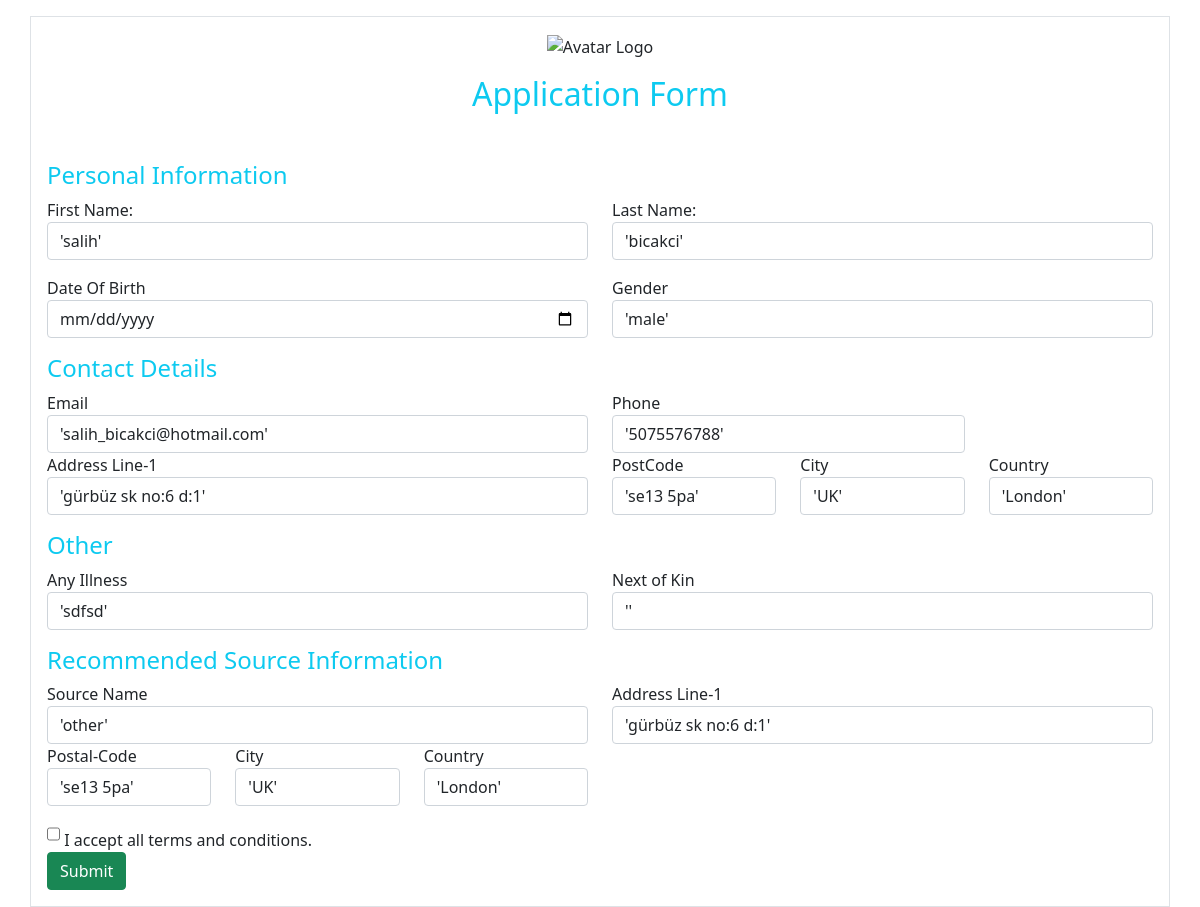
The page /applicationForm.php?id=2 (signed in) on the database its author committed.
### tables this page shows
CREATE TABLE `Users` (
  `id` int(11) NOT NULL AUTO_INCREMENT COMMENT 'Primary Key',
  `name` varchar(255) DEFAULT NULL,
  `surname` varchar(255) DEFAULT NULL,
  `photo` blob,
  `roleId` int(11) DEFAULT NULL,
  `create_time` datetime DEFAULT NULL COMMENT 'Create Time',
  `password` varchar(255) DEFAULT NULL,
  `username` varchar(255) NOT NULL,
  PRIMARY KEY (`id`)
);

CREATE TABLE `Applications` (
  `id` int(11) NOT NULL AUTO_INCREMENT COMMENT 'Primary Key',
  `userId` int(11) DEFAULT NULL,
  `birthdate` datetime DEFAULT NULL,
  `genderId` int(11) DEFAULT NULL,
  `contactPhone` varchar(15) DEFAULT NULL,
  `contactEmail` varchar(50) DEFAULT NULL,
  `contactAddress` varchar(250) DEFAULT NULL,
  `contactPostCode` varchar(50) DEFAULT NULL,
  `contactCityId` int(11) DEFAULT NULL,
  `contactCountyId` int(11) DEFAULT NULL,
  `otherIllness` varchar(250) DEFAULT NULL,
  `otherNextofKin` varchar(250) DEFAULT NULL,
  `recSourceId` int(11) DEFAULT NULL,
  `recAddress` varchar(250) DEFAULT NULL,
  `recPostCode` varchar(50) DEFAULT NULL,
  `recCityId` int(11) DEFAULT NULL,
  `recCountyId` int(11) DEFAULT NULL,
  `create_time` datetime DEFAULT NULL COMMENT 'Create Time',
  PRIMARY KEY (`id`)
);

### applicationForm.php (the view, shortened to what this page needs)
<?php
	include 'connection.php';
  $id = 0;
  if( isset( $_GET['id']) )
  {
      $id= $_GET['id'];
  }
  $userId=$_SESSION['userId'];
  $sql = "SELECT * from Users u  WHERE u.Id=$userId";
  $result = mysqli_query($con, $sql);
  $row = mysqli_fetch_array($result, MYSQLI_ASSOC);
  $sql1 = "SELECT a.* from Users u  inner JOIN Applications a on u.id=a.userId  WHERE a.Id=$id";
  $result1 = mysqli_query($con, $sql1);
  $row1 = mysqli_fetch_array($result1, MYSQLI_ASSOC);
?>
<!doctype html>
<html lang="en">
  <head>
    <link href="https://cdn.jsdelivr.net/npm/bootstrap@5.0.2/dist/css/bootstrap.min.css" rel="stylesheet">
  </head>
  <body>
    <div class="container mt-3 border p-3">
    <form name="Nameform" action="applicationCrud.php" method="post">
          <div class="row jumbotron box8">
            <div class="col-sm-12 mx-t3 mb-4">
              <div class="row" style="display: block;text-align: center;">
             <img src="images/logo1.png" style="width: 100px;" alt="Avatar Logo" ></div>
              <h2 class="text-center text-info mt-3">Application Form</h2>
            </div>
            <h4 class="text-info mt-3">Personal Information</h4>
            <div class="col-sm-6 form-group">
              <label for="name-f">First Name:</label>
              <label class="form-control"><?php echo ($row['name']??"") ?></label>
            </div>
            <div class="col-sm-6 form-group">
              <label for="name-l">Last Name:</label>
              <label class="form-control"><?php echo ($row['surname']??"") ?></label>
            </div>
            <div class="col-sm-6 form-group mt-3">
              <label for="Date">Date Of Birth</label>
              <input type="date" name="birthdate" class="form-control" id="Date" value="<?php echo date('Y-m-d',strtotime($row1['birthdate']??"")) ?>"  required>
            </div>
            <div class="col-sm-6 form-group mt-3">
              <label for="sex">Gender</label>
              <?php
                    $result = $con->query("select id, name from Gender");
                    echo "<select  name='genderId' class='form-control'><option value=-1 selected>select</option>";
                    $gid=!isset($row1['genderId']) ? 0 : $row1['genderId'];
                    while ($row = $result->fetch_assoc()) {
                      $id = $row['id'];
                      $name = $row['name'];
                      $slct=$gid==$id? "selected":"";
                      echo '<option value="'.htmlspecialchars($id).'"  '.htmlspecialchars($slct).'>'.htmlspecialchars($name).'</option>';
                    }
                    echo "</select>";
              ?>
            </div>
            <h4 class="text-info mt-3">Contact Details</h4>
            <div class="col-sm-6 form-group">
              <label for="email">Email</label>
              <input type="email" class="form-control" name="contactEmail" id="email" value="<?php echo ($row1['contactEmail']??"") ?>" >
            </div>
            <div class="col-sm-4 form-group">
              <label for="tel">Phone</label>
              <input type="tel" name="contactPhone" class="form-control" id="tel" value="<?php echo ($row1['contactPhone']??"") ?>">
            </div>
            <div class="col-sm-6 form-group">
              <label for="address-1">Address Line-1</label>
              <input type="address" class="form-control" name="contactAddress" id="address-1" placeholder="Locality/House/Street no." required value="<?php echo ($row1['contactAddress']??"") ?>">
            </div>
            <div class="col-sm-2 form-group">
              <label for="zip">PostCode</label>
              <input type="zip" class="form-control" name="contactPostCode" id="zip" value="<?php echo ($row1['contactPostCode']??"") ?>">
            </div>
            <div class="col-sm-2 form-group">
              <label for="State">City</label>
              <?php
                    $result = $con->query("select id, name from Cities");
                    echo "<select  name='contactCityId' class='form-control'><option value=-1 selected>select</option>";
                    $gid=!isset($row1['contactCityId']) ? 0 : $row1['contactCityId'];
                    while ($row = $result->fetch_assoc()) {
                      $id = $row['id'];
                      $name = $row['name'];
                      $slct=$gid==$id? "selected":"";
                      echo '<option value="'.htmlspecialchars($id).'"  '.htmlspecialchars($slct).'>'.htmlspecialchars($name).'</option>';
                    }
                    echo "</select>";
              ?>
            </div>
            <div class="col-sm-2 form-group">
              <label for="Country">Country</label>
              <?php
                    $result = $con->query("select id, name from Counties");
                    echo "<select name='contactCountyId' class='form-control'><option value=-1 selected>select</option>";
                    $gid=!isset($row1['contactCountyId']) ? 0 : $row1['contactCountyId'];
                    while ($row = $result->fetch_assoc()) {
                      $id = $row['id'];
                      $name = $row['name'];
                      $slct=$gid==$id? "selected":"";
                      echo '<option value="'.htmlspecialchars($id).'"  '.htmlspecialchars($slct).'>'.htmlspecialchars($name).'</option>';
                    }
                    echo "</select>";
              ?>
            </div>
            <h4 class="text-info mt-3">Other</h4>
            <div class="col-sm-6 form-group">
              <label for="pass">Any Illness</label>
              <input type="Text" name="otherIllness" class="form-control" id="illness" value="<?php echo ($row1['otherIllness']??"") ?>">
            </div>
            <div class="col-sm-6 form-group">
              <label for="pass2">Next of Kin</label>
              <input type="Text" name="otherNextOfKin" class="form-control" id="nextOFKin" value="<?php echo ($row1['otherNextofKin']??"") ?>">
            </div>
            <h4 class="text-info mt-3">Recommended Source Information</h4>
            <div class="col-sm-6 form-group">
              <label for="pass">Source Name</label>
              <?php
                    $result = $con->query("select id, name from Sources");
                    echo "<select name='recSourceId' class='form-control'><option value=-1 selected>select</option>";
                    $gid=!isset($row1['recSourceId']) ? 0 : $row1['recSourceId'];
                    while ($row = $result->fetch_assoc()) {
                      $id = $row['id'];
                      $name = $row['name'];
                      $slct=$gid==$id? "selected":"";
                      echo '<option value="'.htmlspecialchars($id).'"  '.htmlspecialchars($slct).'>'.htmlspecialchars($name).'</option>';
                    }
                    echo "</select>";
              ?>
            </div>
            <div class="col-sm-6 form-group">
              <label for="address-1">Address Line-1</label>
              <input type="address" class="form-control" name="recAddress" id="address-1" placeholder="Locality/House/Street no." value="<?php echo ($row1['recAddress']??"") ?>">
            </div>
            <div class="col-sm-2 form-group">
              <label for="zip">Postal-Code</label>
              <input type="zip" class="form-control" name="recPostCode" id="recSourcePostCode" value="<?php echo ($row1['recPostCode']??"") ?>">
            </div>
            <div class="col-sm-2 form-group">
              <label for="State">City</label>
              <?php
                    $result = $con->query("select id, name from Cities");
                    echo "<select   name='recCityId' class='form-control'><option value=-1 selected>select</option>";
                    $gid=!isset($row1['recCityId']) ? 0 : $row1['recCityId'];
                    while ($row = $result->fetch_assoc()) {
                      $id = $row['id'];
                      $name = $row['name'];
                      $slct=$gid==$id? "selected":"";
                      echo '<option value="'.htmlspecialchars($id).'"  '.htmlspecialchars($slct).'>'.htmlspecialchars($name).'</option>';
                    }
                    echo "</select>";
              ?>
            </div>
            <div class="col-sm-2 form-group">
              <label for="Country">Country</label>
              <?php
                    $result = $con->query("select id, name from Counties");
                    echo "<select  name='recCountyId' class='form-control'><option value=-1 selected>select</option>";
                    $gid=!isset($row1['recCountyId']) ? 0 : $row1['recCountyId'];
                    while ($row = $result->fetch_assoc()) {
                      $id = $row['id'];
                      $name = $row['name'];
                      $slct=$gid==$id? "selected":"";
                      echo '<option value="'.htmlspecialchars($id).'"  '.htmlspecialchars($slct).'>'.htmlspecialchars($name).'</option>';
                    }
                    echo "</select>";
              ?>
            </div>
            <div class="col-sm-12">
              <input type="checkbox" class="form-check d-inline mt-3" id="chb" required><label for="chb" class="form-check-label mt-1">&nbsp;I accept all terms and conditions.
              </label>
            </div>
            <div class="col-sm-12 form-group mb-0">
              <button class="btn btn-success float-right">Submit</button>
            </div>
          </div>
        </form>
      </div>
  </body>
</html>

### rows shown on the page
users: name "'salih'", surname "'bicakci'"
applications: contactEmail "'salih_bicakci@hotmail.com'", contactPhone "'5075576788'", contactAddress "'gürbüz sk no:6 d:1'", contactPostCode "'se13 5pa'", otherIllness "'sdfsd'", otherNextOfKin "''", recAddress "'gürbüz sk no:6 d:1'", recPostCode "'se13 5pa'"

### other values the page prints
form field genderId "'male'"
form field contactCityId "'UK'"
form field contactCountyId "'London'"
form field recSourceId "'other'"
form field recCityId "'UK'"
form field recCountyId "'London'"
